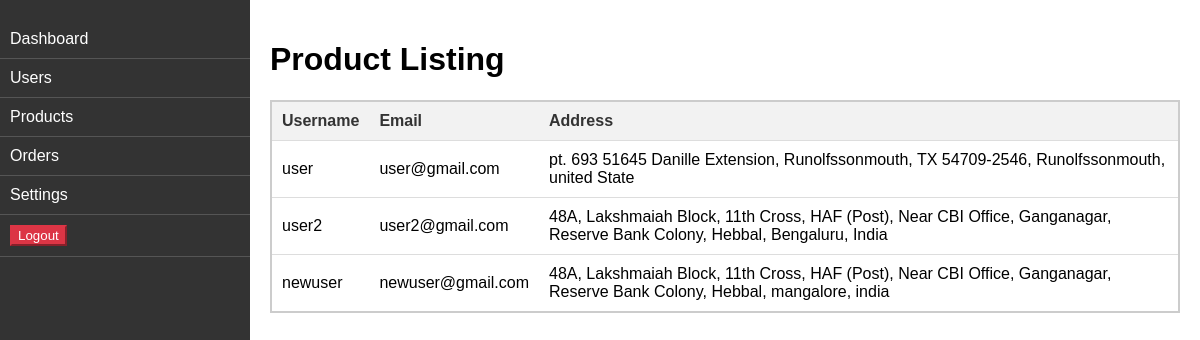
The page /users_list/ on the database its author committed.
### authentication/models.py (models this page shows, shortened)
class Address(models.Model):
    user = models.ForeignKey(User, on_delete=models.CASCADE)
    street_address = models.CharField(max_length=255)
    city = models.CharField(max_length=100)
    country = models.CharField(max_length=100)

### dashboard/views.py (the view)
# urls.py: path('users_list/', users_list, name='users_list'),
def users_list(request):
    users_with_addresses = Address.objects.select_related('user').all()
    context = {
        'users': users_with_addresses
    }
    return render(request, 'dashboard/user_list.html', context)

### templates/dashboard/user_list.html (shortened to what this page needs)
{% extends "dashboard/base.html" %}
{% load static %}
{% block content %}
<body>
    <h1>Product Listing</h1>
    <table>
        <thead>
            <tr>
                <th scope="col">Username</th>
                <th scope="col">Email</th>
                <th scope="col">Address</th>
            </tr>
        </thead>
        <tbody>
            {% for user_address in users %}
                        <tr>
                            <td>{{ user_address.user.username }}</td>
                            <td>{{ user_address.user.email }}</td>
                            <td>{{ user_address.street_address }}, {{ user_address.city }}, {{ user_address.country }}</td>
                        </tr>
                        {% endfor %}
        </tbody>
    </table>
</body>
{% endblock %}

### templates/dashboard/base.html (style rules this page uses)
body { margin: 0; padding: 0; font-family: Arial, sans-serif; }

### templates/dashboard/user_list.html (style rules this page uses)
table { width: 100%; border-collapse: collapse; border: 2px solid #ccc; }
th, td { padding: 10px; border-bottom: 1px solid #ddd; text-align: left; }
th { background-color: #f2f2f2; color: #333; font-weight: bold; }

### rows shown on the page
Address: user.username "user", user.email "user@gmail.com", street_address "pt. 693 51645 Danille Extension, Runolfssonmouth, TX 54709-2546", city "Runolfssonmouth", country "united State"
Address: user.username "user2", user.email "user2@gmail.com", street_address "48A, Lakshmaiah Block, 11th Cross, HAF (Post), Near CBI Office, Ganganagar, Reserve Bank Colony, Hebbal", city "Bengaluru", country "India"
Address: user.username "newuser", user.email "newuser@gmail.com", street_address "48A, Lakshmaiah Block, 11th Cross, HAF (Post), Near CBI Office, Ganganagar, Reserve Bank Colony, Hebbal", city "mangalore", country "india"
